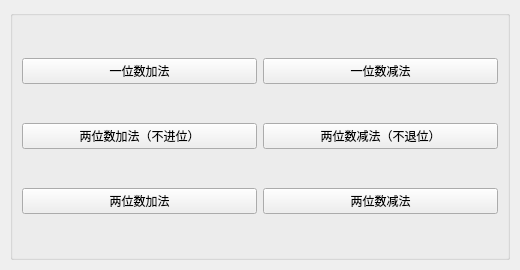
<?xml version="1.0" encoding="UTF-8"?>
<ui version="4.0">
 <class>MainWindow</class>
 <widget class="QMainWindow" name="MainWindow">
  <property name="geometry">
   <rect>
    <x>0</x>
    <y>0</y>
    <width>520</width>
    <height>270</height>
   </rect>
  </property>
  <property name="minimumSize">
   <size>
    <width>520</width>
    <height>270</height>
   </size>
  </property>
  <property name="maximumSize">
   <size>
    <width>520</width>
    <height>270</height>
   </size>
  </property>
  <property name="windowTitle">
   <string>选择题目类型</string>
  </property>
  <property name="windowIcon">
   <iconset>
    <normaloff>favicon.ico</normaloff>favicon.ico</iconset>
  </property>
  <widget class="QWidget" name="centralwidget">
   <widget class="QGroupBox" name="groupBox">
    <property name="geometry">
     <rect>
      <x>10</x>
      <y>10</y>
      <width>500</width>
      <height>250</height>
     </rect>
    </property>
    <property name="title">
     <string/>
    </property>
    <layout class="QGridLayout" name="gridLayout">
     <item row="3" column="1">
      <widget class="QPushButton" name="pushButton_2subEasy">
       <property name="text">
        <string>两位数减法（不退位）</string>
       </property>
      </widget>
     </item>
     <item row="0" column="0">
      <widget class="QPushButton" name="pushButton_1plus">
       <property name="text">
        <string>一位数加法</string>
       </property>
      </widget>
     </item>
     <item row="3" column="0">
      <widget class="QPushButton" name="pushButton_2plusEasy">
       <property name="text">
        <string>两位数加法（不进位）</string>
       </property>
      </widget>
     </item>
     <item row="0" column="1">
      <widget class="QPushButton" name="pushButton_1sub">
       <property name="text">
        <string>一位数减法</string>
       </property>
      </widget>
     </item>
     <item row="4" column="0">
      <widget class="QPushButton" name="pushButton_2plus">
       <property name="text">
        <string>两位数加法</string>
       </property>
      </widget>
     </item>
     <item row="4" column="1">
      <widget class="QPushButton" name="pushButton_2sub">
       <property name="text">
        <string>两位数减法</string>
       </property>
      </widget>
     </item>
    </layout>
   </widget>
  </widget>
 </widget>
 <resources/>
 <connections/>
</ui>
